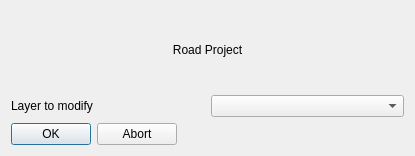
<?xml version="1.0" encoding="UTF-8"?>
<ui version="4.0">
 <class>Dialog</class>
 <widget class="QDialog" name="Dialog">
  <property name="geometry">
   <rect>
    <x>0</x>
    <y>0</y>
    <width>415</width>
    <height>156</height>
   </rect>
  </property>
  <property name="maximumSize">
   <size>
    <width>16777215</width>
    <height>16777215</height>
   </size>
  </property>
  <property name="windowTitle">
   <string>Dialog</string>
  </property>
  <layout class="QVBoxLayout" name="verticalLayout">
   <item>
    <widget class="QLabel" name="CaptionLabel">
     <property name="font">
      <font>
       <pointsize>9</pointsize>
      </font>
     </property>
     <property name="layoutDirection">
      <enum>Qt::LeftToRight</enum>
     </property>
     <property name="text">
      <string>&lt;html&gt;&lt;head/&gt;&lt;body&gt;&lt;p&gt;Road Project&lt;/p&gt;&lt;/body&gt;&lt;/html&gt;</string>
     </property>
     <property name="alignment">
      <set>Qt::AlignCenter</set>
     </property>
    </widget>
   </item>
   <item>
    <layout class="QHBoxLayout" name="horizontalLayout" stretch="0,0">
     <item>
      <widget class="QLabel" name="ComboDesc">
       <property name="maximumSize">
        <size>
         <width>200</width>
         <height>16777215</height>
        </size>
       </property>
       <property name="text">
        <string>&lt;html&gt;&lt;head/&gt;&lt;body&gt;&lt;p&gt;Layer to modify&lt;/p&gt;&lt;/body&gt;&lt;/html&gt;</string>
       </property>
      </widget>
     </item>
     <item>
      <widget class="QComboBox" name="comboBox"/>
     </item>
    </layout>
   </item>
   <item>
    <layout class="QHBoxLayout" name="horizontalLayout_2">
     <item alignment="Qt::AlignLeft">
      <widget class="QDialogButtonBox" name="buttonBox">
       <property name="standardButtons">
        <set>QDialogButtonBox::Abort|QDialogButtonBox::Ok</set>
       </property>
      </widget>
     </item>
    </layout>
   </item>
  </layout>
 </widget>
 <resources/>
 <connections/>
</ui>
